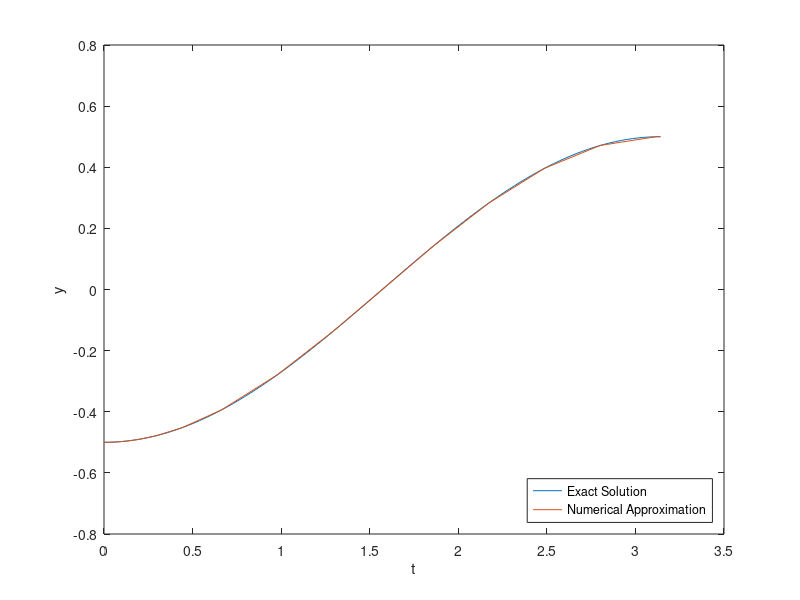

Source code (MATLAB): (Note: this script raises an error after producing the figure.)
%% Integrator Lab: Solving First Order ODEs in MATLAB and Picard Approximation
% This lab will teach you to numerically solve first order ODEs using a built 
% in MATLAB integrator, |ode45|.  |ode45| is a good, general purpose tool for 
% integrating first order equations (and first order systems). It is not always 
% the right algorithm, but it is usually the right algorithm to try first. This 
% lab will also teach you how to manipulate symbolic functions in MATLAB.
% 
% You will learn how to use the |ode45| routine, how to interpolate between 
% points, and how MATLAB handles data structures. You will also learn how to use 
% MATLAB for exact symbolic calculations and write your own Picard approximation 
% code.
% 
% Opening the m-file lab2.m in the MATLAB editor, step through each part using 
% cell mode to see the results. Compare the output with the PDF, which was generated 
% from this m-file.
% 
% There are eight exercises in this lab that are to be handed in at the end 
% of the lab. Write your solutions in the template, including appropriate descriptions 
% in each step. Save the .m file and submit it online using Blackboard.
% 
% MAT292, Fall 2018, Stinchcombe & Parsch MAT292, Fall 2018, Stinchcombe & Khovanskii 
% MAT292, Fall 2017, Stinchcombe & Sinnamon MAT292, Fall 2015, Sousa MAT292, Fall 
% 2013, Sinnamon & Sousa MAT292, Fall 2011, Hart & Pym
%% Student Information
% Student Name: Prerak Chaudhari
% 
% Student Number: 1005114760
%% Set up an inline function representation of an ODE and solve it
% MATLAB has many built in routines for solving differential equations of the 
% form
% 
% |y' = f(t,y)|
% 
% We will solve them using |ode45|, a high precision integrator. To do this, 
% we will need to construct an inline function representation of |f|, an initial 
% condition, and specify how far we want MATLAB to integrate the problem. Once 
% we have set these, we pass the information to |ode45| to get the solution.
% 
% For a first example, we will solve the initial value problem
% 
% |y' = y, y(0) = 1|
% 
% which has as its answer |y = e^t|. 

% Set up the right hand side of the ODE as an inline function
f = @(t,y) y; 

% The initial conditions
t0 = 0;
y0 = 1;

% The time we will integrate until
t1 = 2;

soln = ode45(f, [t0, t1], y0);
%% Examining the output
% When we execute the |ode45|, it returns a data structure, stored in soln. 
% We can see the pieces of the data structure with a display command:

disp(soln);
%% Understanding the components of the solution data structure
% The most important elements of the data structure are stored in the |x| and 
% |y| components of the structure; these are vectors. Vectors |x| and |y| contain 
% the points at which the numerical approximation to the initial vlaue problem 
% has been computed. In other words, |y(j)| is the approximate value of the solution 
% at |x(j)|.
% 
% *NOTE:* Even though we may be studying a problem like |u(t)| or |y(t)|, MATLAB 
% will always use |x| for the independent variable and |y| for the dependent variable 
% in the data structure.
% 
% Pieces of the data structure can be accessed using a period, as in C/C++ or 
% Java. See the examples below:

% Display the values of |t| at which |y(t)| is approximated
fprintf(' Vector of t values: ');
disp(soln.x);
% Display the the corresponding approximatations of |y(t)|
fprintf(' Vector of y values: ');
disp(soln.y);

% Display the approximation of the solution at the 3rd point:
fprintf(' Third element of the vector of t values: %g\n',soln.x(3));
fprintf(' Third element of the vector of y values: %g\n',soln.y(3));
%% Visualizing and comparing the solution
% We can now visualize the solution at the computed data points and compare 
% with the exact solution.

% Construct the exact solution
tt = linspace(0,2,50);
yy = exp(tt);

% Plot both on the same figure, plotting the approximation with x's
plot(tt, yy, soln.x, soln.y, 'x', 'MarkerSize',10, 'LineWidth', 2);
% NOTE: the MarkerSize and LineWidth are larger than their defaults of 6
% and 1, respectively.  This makes the print out more readable.

% Add a label to the axis and a legend
xlabel('t');
legend('Exact', 'Numerical','Location','Best');
%% Exercise 1
% Objective: Solve an initial value problem and plot both the numerical approximation 
% and the corresponding exact solution.
% 
% Details: Solve the IVP
% 
% |y' = y tan t + sin t, y(0) = -1/2|
% 
% from |t = 0| to |t = pi|.
% 
% Compute the exact solution (by hand), and plot both on the same figure for 
% comparison, as above.
% 
% Your submission should show the construction of the inline function, the use 
% of ode45 to obtain the solution, a construction of the exact solution, and a 
% plot showing both. In the comments, include the exact solution.
% 
% Label your axes and include a legend.

% Set up the right hand side of the ODE as an inline function
f = @(t,y) y*tan(t) + sin(t);

% The initial conditions
t0 = 0;
y0 = -1/2;

% The time we will integrate until
t1 = pi;

% Numerical approximation
soln = ode45(f, [t0, t1], y0);

% Exact solution y(t) = (-1/4)*cos(2t)/cos(t) + (-1/4)*sec(t)
tt = linspace(0,pi);
yy = (-1/4)*cos(2*tt)./cos(tt) + (-1/4)*sec(tt);

% Plot results
plot(tt, yy, soln.x, soln.y);
xlabel('t')
ylabel('y')
legend("Exact Solution", "Numerical Approximation", 'Location', "SouthEast")
%% Computing an approximation at a specific point
% As you should be able to see by examining |soln.x|, ode45 returns the solution 
% at a number of points between |t0| and |t1|. But sometimes we want to know the 
% solution at some intermediate point.
% 
% To obtain this value, we need to interpolate it in a consistent way. Fortunately, 
% MATLAB provides a convenient function, |deval|, specifically for this.

% Compute the solution at t = .25:
deval(soln, .25)

% Compute the solution at t = 1.6753:
fprintf(' Solution at 1.6753: %g\n', deval(soln, 1.6753));

% Compute the solution at 10 grid points between .45 and 1.65:
tinterp = linspace(.45, 1.65, 10);
deval(soln, tinterp)

% Alternatively:
deval(soln, linspace(.45, 1.65, 10))
%% Exercise 2
% Objective: Interpolate a solution at a number of grid points
% 
% Details: For the solution you computed in exercise 1, use deval to compute 
% the interpolated values at 10 grid points between 2 and 3.

% Interpolate values
vals = deval(soln, linspace(2,3));
display(vals);
%% Errors, Step Sizes, and Tolerances
% As you may have noticed, in contrast to the IODE software, at no point do 
% we set a step size for our solution. Indeed, the step size is set adaptively 
% to conform to a specified error tolerance. 
% 
% Roughly speaking, given the solution at |(t_j, y_j)|, |ode45| computes two 
% approximations of the solution at |t_{j+1} = t_j + h|; one is of greater accuracy 
% than the other. If the difference is below a specified tolerance, the step is 
% accepted and we continue. Otherwise the step is rejected and the smaller step 
% size, |h|, is used; it is often halved.
% 
% We can compute the global truncation error at each solution point, figure 
% out the maximum error, and visualize this error (on a linear-log scale):

% Compute the exact solution
yexact = exp(soln.x);

% Compute the pointwise error; note the use of MATLAB's vectorization
err = abs(yexact - soln.y);

disp(err);

fprintf('maximum error: %g \n', max(err));

semilogy(soln.x, err, 'LineWidth', 2);
xlabel('t');
ylabel('error');
%% Exercise 3
% Objective: Examine the error of a solution generated by |ode45|
% 
% Details: For your solution to exercise 1, compute the pointwise error, identify 
% the maximum value of the error, and visualize the error on a linear-log plot 
% (use semilogy to plot the log of the error vs. t). Write in the comments where 
% the error is largest, and give a brief (1-2 sentences) explanation of why it 
% is largest there. Make sure to label your axes.

% Compute the exact solution
yy = (-1/4)*cos(2*soln.x)./cos(soln.x) + (-1/4)*sec(soln.x);

% Compute the pointwise error; note the use of MATLAB's vectorization
err = abs(yy - soln.y);

disp(err);

fprintf('maximum error: %g \n', max(err));

semilogy(soln.x, err, 'LineWidth', 2);
xlabel('t');
ylabel('error');

% The maximum error of 1.8068e-05 occurs at t = 1.5588. This is an
% inflection point on the graph of y(t). Since the second derivative
% at this point is 0, the first derivative, in this case, has a
% maximum value of 0.5. The maximized first derivative means the step
% size used by ode45 is large and thus the difference between the
% exact solution and numerical approximation will be great.
%% Exercise 4
% Objective: Solve and visualize a nonlinear ode using ode45
% 
% Details: Solve the IVP
% 
% |y' = 1 / y^2 , y(1) = 1|
% 
% from |t=1| to |t=10| using |ode45|. Find the exact solution and compute the 
% maximum pointwise error. Then plot the approximate solution and the exact solution 
% on the same axes.
% 
% Your solution should show the definition of the inline function, the computation 
% of its solution in this interval, the computation of the exact solution at the 
% computed grid points, the computation of the maximum error, and a plot of the 
% exact and approximate solutions. Your axes should be appropriately labeled and 
% include a legend.

% Set up the right hand side of the ODE as an inline function
f = @(t,y) 1/(y^2);

% The initial conditions
t0 = 1;
y0 = 1;

% The time we will integrate until
t1 = 10;

% Numerical approximation
soln = ode45(f, [t0, t1], y0);

% Exact solution y(t) = (3t - 2)^(1/3)
yy = (3*soln.x - 2).^(1/3);

% Compute the pointwise error; note the use of MATLAB's vectorization
err = abs(yy - soln.y);

disp(err);

fprintf('maximum error: %g \n', max(err));

% Plot results
plot(soln.x, yy, soln.x, soln.y);
xlabel('t')
ylabel('y')
legend("Exact Solution", "Numerical Approximation", 'Location', "SouthEast")
%% Exercise 5
% Objective: Solve and visualize an ODE that cannot be solved by hand with |ode45|.
% 
% Details: Solve the IVP
% 
% |y' = 1 - t y / 2, y(0) = -1|
% 
% from |t=0| to |t=10|. 
% 
% Your solution should show you defining the inline function, computing the 
% solution in this interval, and plotting it.
% 
% Your axes should be appropriately labeled

% Set up the right hand side of the ODE as an inline function
f = @(t,y) 1 - t.*y/2;

% The initial conditions
t0 = 0;
y0 = -1;

% The time we will integrate until
t1 = 10;

% Numerical approximation
soln = ode45(f, [t0, t1], y0);

% Plot results
plot(soln.x, soln.y);
xlabel('t')
ylabel('y')
%% Exercise 6 - When things go wrong
% Objective: Solve an ode and explain the warning message
% 
% Details: Solve the IVP:
% 
% |y' = y^3 - t^2, y(0) = 1|
% 
% from |t=0| to |t=1|. 
% 
% Your solution should show you defining the inline function, and computing 
% the solution in this interval.
% 
% If you try to plot the solution, you should find that the solution does not 
% make it all the way to t = 1.
% 
% In the comments explain why MATLAB generates the warning message that you 
% may see, or fails to integrate all the way to t=1. HINT: Try plotting the direction 
% field for this with IODE.

% Set up the right hand side of the ODE as an inline function
f = @(t,y) y.^3 - t.^2;

% The initial conditions
t0 = 0;
y0 = 1;

% The time we will integrate until
t1 = 1;

% Numerical approximation
soln = ode45(f, [t0, t1], y0);

% Plot results
plot(soln.x, soln.y);
xlabel('t')
ylabel('y')

% My error was:
% Warning: Failure at t=5.066046e-01. Unable to meet integration
% tolerances without reducing the step size below the smallest value
% allowed (1.776357e-15) at time t.
%
% This error is caused by the function approaching positive infinity as t
% approaches one from below.
%% Using symbolic variables to define functions
% We can define symbolic variables to let MATLAB know that these variables will 
% be used for exact computations

% Start by defining the variables as symbolic
syms t s x y

% Define a function by simply writing its expression

f = cos(t)
g = sin(t)
h = exp(2*x)

% We can manipulate these functions

simplify(f^2+g^2)
diff(h)

% We can plot a function defined symbolically using the command |ezplot|.
% Learn about the command |ezplot|:

help ezplot

% Plot the function |f(t)| and |h(x)|

ezplot(f)
ezplot(h)
%% 
% If we try to evaluate the function |f(0)|, we get an error message. 
% 
% The symbolic variables are not meant to be used to evaluate functions, but 
% to manipulate functions, compute derivatives, etc. To evaluate a function using 
% symbolic variables is a little cumbersome:

% We need to substitute the variable by a value:

subs(f,t,pi)
%% 
% This expression means: In the expression |f|, substitute the variable |t| 
% by the number |pi|.

% If we use a value where the cosine does not have a "nice" expression, we
% need to approximate the result:

subs(f,t,2)

% We need to use the command |eval|

eval(subs(f,t,2))
%% Exercise 7
% Objective: Define a function using symbolic variables and manipulate it.
% 
% Details: Define the function |f(x) = sin(x)cos(x)|
% 
% Use MATLAB commands to obtain a simpler form of this function, compute value 
% of this function for |x=pi/4| and |x=1|, and plot its graph.

% Define symbolic variables
syms x

% Define function
f = sin(x)*cos(x)

% Simplify
simplify(f)

% Compute values
subs(f,x,pi/4)
subs(f,x,1)

% Plot graph
ezplot(f)
xlabel('x');
ylabel('y');
%% Obtaining Picard approximations
% Consider an initial value problem
% 
% |y' = 1 + y| |y(0) = 0|
% 
% First we need to define the variables we will be using

syms t s y;

% We then need to define the function f

f = 1+y; % we define it without the @(t,y) because it is a symbolic function

% We set up our initial approximation phi_0 = 0:

phi=[sym(0)];   % we will keep a list with all the approximations

% Set up a loop to get successive approximations using Picard iterations

N=5;

for i = 1:N
    func=subs(f,y,phi(i));    % prepare function to integrate: y -> previous phi
    func=subs(func,t,s);      % variable of integration is s, so we need to change
                              % t -> s
    
    newphi = int(func, s, 0 ,t);   % integrate to find next approximation
    
    phi=cat(2,phi,[newphi]);       % update the list of approximations by adding new phi
end

% Show the last approximation

phi(N+1)

% Plot the approximation just found

picard=ezplot(phi(N+1),[0,5]);
set(picard,'Color','green');         % set the color of the graph to green

% In this case, the exact solution is
%
% |y=e^t-1|
%
% Compare the approximation and the exact solutions

hold on;
exact=ezplot(exp(t)-1,[0,5]);

xlabel('t');
ylabel('y');
title('Picard Approximations');
legend('Picard Approximation', 'Exact Solution','Location','NorthWest');
hold off;
%% Exercise 8
%%
% 
%  Objective: Solve your own Picard Approximation and compare it to the
%  exact solution.
%
%%
% 
%  Details: Consider the IVP
%     | y' = 1+y^2|
%     | y(0) = 1 |
%
%% 
% Find the Picard approximation phi_5. For better efficiency, do not keep all 
% the previous approximations.
% 
% Compute the exact solution (by hand), and plot both on the same figure for 
% comparison, as above.
% 
% Label your axes and include a legend.
% 
% HINT. The initial condition has 1 instead of 0, so the Picard method needs 
% to be adapted.

% Clear all
clc;
clear all;

% First we need to define the variables we will be using
syms t s y;

% We then need to define the function f
f = 1+y^2; % we define it without the @(t,y) because it is a symbolic function

% We set up our initial approximation phi_0 = 1:
phi=[sym(1)];   % we will keep a list with all the approximations

% Set up a loop to get successive approximations using Picard iterations
N=5;

for i = 1:N
    func=subs(f,y,phi(i));    % prepare function to integrate: y -> previous phi
    func=subs(func,t,s);      % variable of integration is s, so we need to change
                              % t -> s
    newphi = int(func, s, 0 ,t)+1;   % integrate to find next approximation
    phi=cat(2,phi,[newphi]);       % update the list of approximations by adding new phi
end

% Show the last approximation
phi(N+1)

% Plot the approximation just found
picard=ezplot(phi(N+1),[-3,3]);  

% Compare the approximation and the exact solutions
hold on;
exact=ezplot(tan(t+pi/4),[-3,3]); 

xlabel('t');
ylabel('y');
title('Picard Approximations');
legend('Picard Approximation', 'Exact Solution','Location','best');